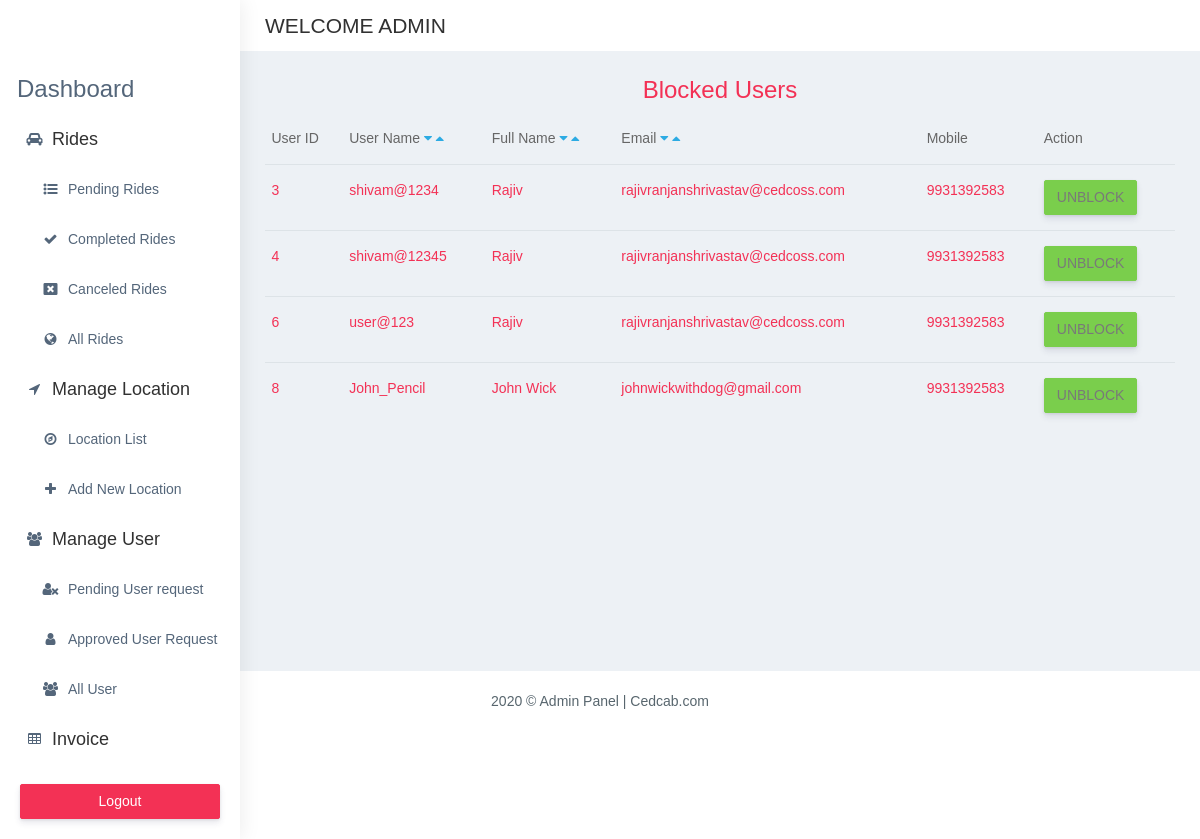
The app's page /admin/pendingUser.php (signed in) with its own data.
### tables this page shows
CREATE TABLE `tbl_user` (
  `user_id` int(20) NOT NULL,
  `username` varchar(50) NOT NULL,
  `name` varchar(50) NOT NULL,
  `email` varchar(50) NOT NULL,
  `dateofsignup` datetime NOT NULL,
  `mobile` varchar(50) NOT NULL,
  `isblock` tinyint(1) NOT NULL,
  `password` varchar(50) NOT NULL,
  `is_admin` tinyint(1) NOT NULL
);

### user.class.php (called while the page is built, shortened)
<?php
class User
{
    public $conn;
    public function __construct()
    {
        $this->conn = mysqli_connect(DB_SERVER, DB_USER, DB_PASS, DB_NAME) or die('Connection Error! ' . mysqli_error($this->conn));
    }
    public function fetchUsersBlocked(){
        $query=mysqli_query($this->conn,"SELECT *FROM tbl_user where isblock='1' AND is_admin='0'");
            $result=$query->num_rows;
            if($result>0){
                  return $query;
            }
    }
}
?>

### admin/pendingUser.php (the view, shortened to what this page needs)
<?php
include_once '../user.class.php';
$user=new User();
?>
<?php include_once './sidebar.php'?>
        <div class="container-fluid">
            <h2 class="text-center text-danger">Blocked Users</h2>
                            <div class="table-responsive">
                                <table class="table no-wrap">
                                    <thead>
                                        <tr>
                                            <th class="border-top-0">User ID</th>
                                            <th class="border-top-0">User Name
                                            <a href="pendingUser.php?status=1&sort=ASC&for=username">
                                             <i class="fa fa-caret-down" aria-hidden="true"></i>  </a>
                                             <a href="pendingUser.php?status=1&sort=DESC&for=username">
                                             <i class="fa fa-caret-up" aria-hidden="true"></i>  </a></th>
                                            <th class="border-top-0">Full Name
                                             <a href="pendingUser.php?status=1&sort=ASC&for=name">
                                             <i class="fa fa-caret-down" aria-hidden="true"></i>  </a>
                                             <a href="pendingUser.php?status=1&sort=DESC&for=name">
                                             <i class="fa fa-caret-up" aria-hidden="true"></i>  </a></th>
                                            <th class="border-top-0">Email
                                            <a href="pendingUser.php?status=1&sort=ASC&for=email">
                                             <i class="fa fa-caret-down" aria-hidden="true"></i>  </a>
                                             <a href="pendingUser.php?status=1&sort=DESC&for=email">
                                             <i class="fa fa-caret-up" aria-hidden="true"></i>  </a></th>
                                            <th class="border-top-0">Mobile</th>
                                            <th class="border-top-0">Action</th>
                                        </tr>
                                    </thead>
                                    <tbody>
                                    <?php
                                       include_once '../user.class.php';
                                       $recordSort=new User();
                                         if(isset($_GET['status'])) {
                                           $status=$_GET['status'];
                                           $sort=$_GET['sort'];
                                           $action=$_GET['for'];
                                           $data=$recordSort->sortBlockedUser($status,$sort,$action);
                                        foreach($data as $element) {
                                            $userID= $element['user_id'];
                                            $username= $element['username'];
                                            $fullname= $element['name'];
                                            $email= $element['email'];
                                            $mobile= $element['mobile'];
                                            $html="<tr>";
                                            $html.="<td class='text-danger'>$userID</td>";
                                            $html.="<td class='text-danger'>$username</td>";
                                            $html.="<td class='text-danger'>$fullname</td>";
                                            $html.="<td class='text-danger'>$email</td>";
                                            $html.="<td class='text-danger'>$mobile</td>";
                                            $html.="<td><a href='pendingUser.php?unblock=$userID' class='btn btn-success'>UNBLOCK</a></td>";
                                            $html.="</tr>";
                                            echo $html;
                                        }
                                         }
                                         else {
                                            $data=$user->fetchUsersBlocked();
                                            foreach($data as $element) {
                                                $userID= $element['user_id'];
                                                $username= $element['username'];
                                                $fullname= $element['name'];
                                                $email= $element['email'];
                                                $mobile= $element['mobile'];
                                                $html="<tr>";
                                                $html.="<td class='text-danger'>$userID</td>";
                                                $html.="<td class='text-danger'>$username</td>";
                                                $html.="<td class='text-danger'>$fullname</td>";
                                                $html.="<td class='text-danger'>$email</td>";
                                                $html.="<td class='text-danger'>$mobile</td>";
                                                $html.="<td><a href='pendingUser.php?unblock=$userID' class='btn btn-success'>UNBLOCK</a></td>";
                                                $html.="</tr>";
                                                echo $html;
                                            }
                                         }
                                       ?>
                                    </tbody>
                                </table>
                            </div>
                        </div>
                    </div>
                </div>
            <footer class="footer text-center"> 2020 © Admin Panel | Cedcab.com
            </footer>
</body>
</html>

### records on screen
tbl_user: user_id "3", username "shivam@1234", name "Rajiv", email "rajivranjanshrivastav@cedcoss.com", mobile "9931392583"
tbl_user: user_id "4", username "shivam@12345", name "Rajiv", email "rajivranjanshrivastav@cedcoss.com", mobile "9931392583"
tbl_user: user_id "6", username "user@123", name "Rajiv", email "rajivranjanshrivastav@cedcoss.com", mobile "9931392583"
tbl_user: user_id "8", username "John_Pencil", name "John Wick", email "johnwickwithdog@gmail.com", mobile "9931392583"
